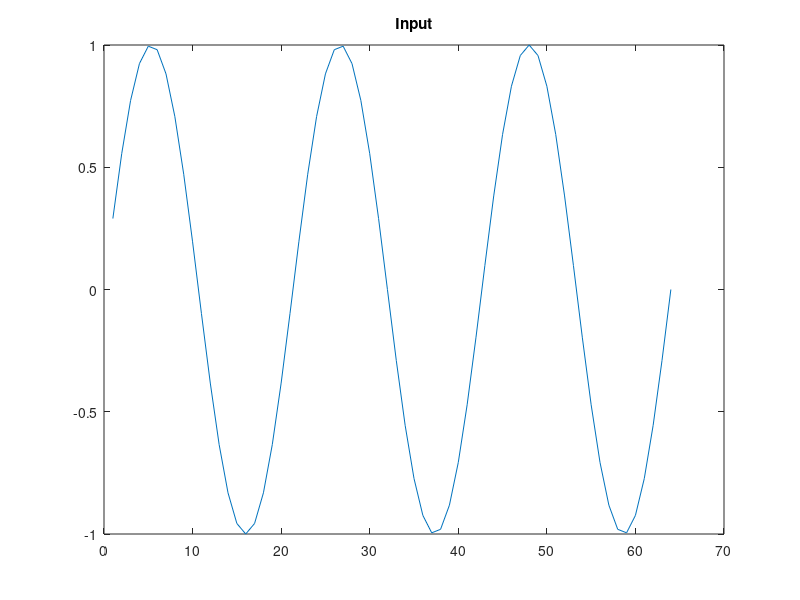
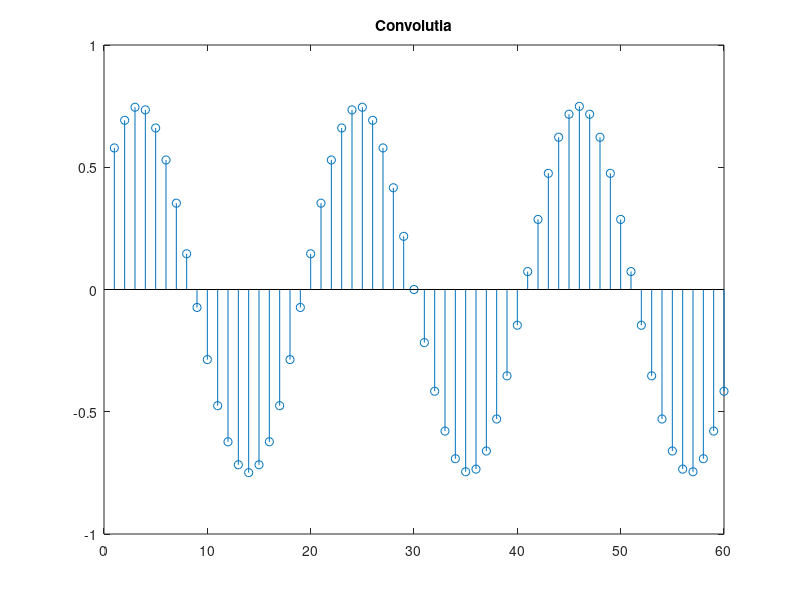
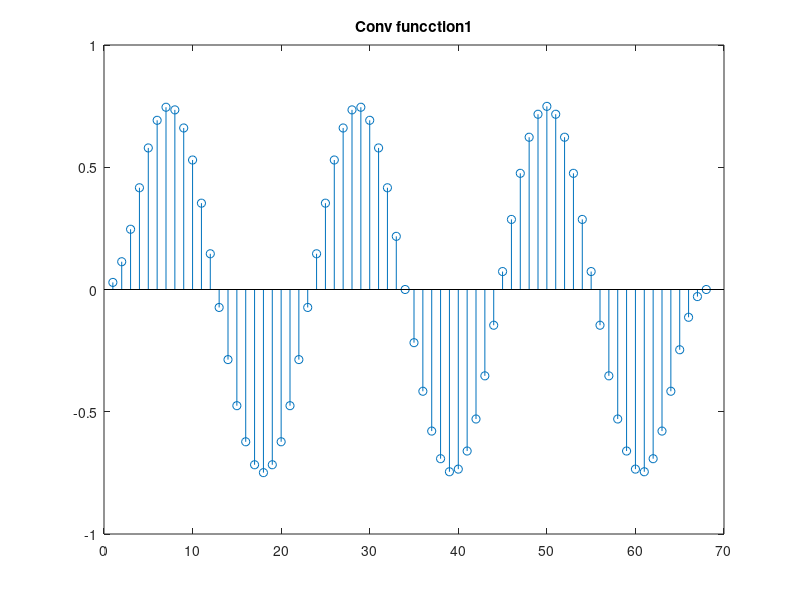
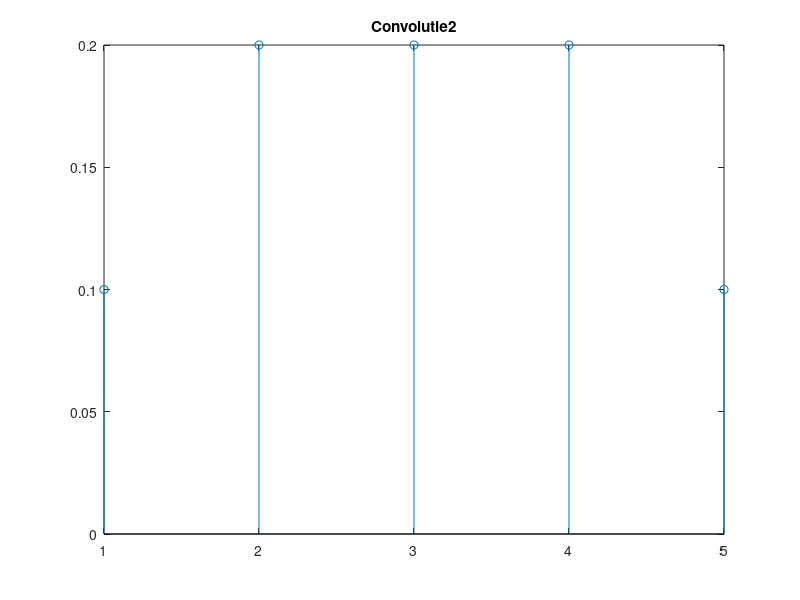

Reproduce these figures in MATLAB, in order.
x = [1,3,5,7,5,4,2];
h = [0.1,0.3,0.1];

N=length(x);
M=length(h);

seq = zeros(1,N-M+1);

for i=1:N-M+1
    seq(i) = x(i:i+M-1) * wrev(h)';
end
seq

N = 64;
f = 3000;
fs = 64000;
ns = 1:N;
sig = sin(2*pi*f*ns/fs);
figure;
plot(ns,sig);
title('Input');
h = [0.1,0.2,0.2,0.2,0.1];
M = 5;
conv_sig = zeros(1,N-M+1);
for i=1:N-M+1
   conv_sig(i) = sig(i:i+M-1) * wrev(h)';
end
figure;
stem(1:60,conv_sig);
title('Convolutia');

figure;
stem(conv(sig, h));
title('Conv funcction1');

x = [0,0,0,0,1,0,0,0,0];
N=9;
res3 = zeros(1,N-M+1);
for i=1:N-M+1
   res3(i) = x(i:i+M-1) * wrev(h)';
end
figure;
stem(1:N-M+1,res3);
title('Convolutie2');

res3
h

figure;
stem(conv(x, h));
title('Conv funcction2');

